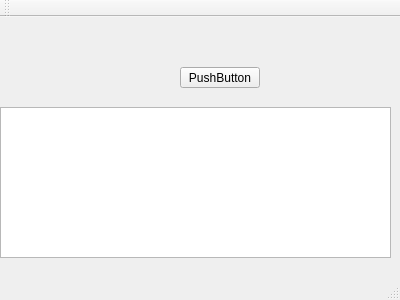
<?xml version="1.0" encoding="UTF-8"?>
<ui version="4.0">
 <class>ServerWindow</class>
 <widget class="QMainWindow" name="ServerWindow">
  <property name="geometry">
   <rect>
    <x>0</x>
    <y>0</y>
    <width>400</width>
    <height>300</height>
   </rect>
  </property>
  <property name="windowTitle">
   <string>ServerWindow</string>
  </property>
  <widget class="QWidget" name="centralWidget">
   <widget class="QPushButton" name="startStopButton">
    <property name="geometry">
     <rect>
      <x>180</x>
      <y>50</y>
      <width>80</width>
      <height>21</height>
     </rect>
    </property>
    <property name="text">
     <string>PushButton</string>
    </property>
   </widget>
   <widget class="QPlainTextEdit" name="logEditor">
    <property name="geometry">
     <rect>
      <x>0</x>
      <y>90</y>
      <width>391</width>
      <height>151</height>
     </rect>
    </property>
   </widget>
  </widget>
  <widget class="QMenuBar" name="menuBar">
   <property name="geometry">
    <rect>
     <x>0</x>
     <y>0</y>
     <width>400</width>
     <height>20</height>
    </rect>
   </property>
  </widget>
  <widget class="QToolBar" name="mainToolBar">
   <attribute name="toolBarArea">
    <enum>TopToolBarArea</enum>
   </attribute>
   <attribute name="toolBarBreak">
    <bool>false</bool>
   </attribute>
  </widget>
  <widget class="QStatusBar" name="statusBar"/>
 </widget>
 <layoutdefault spacing="6" margin="11"/>
 <resources/>
 <connections/>
</ui>
